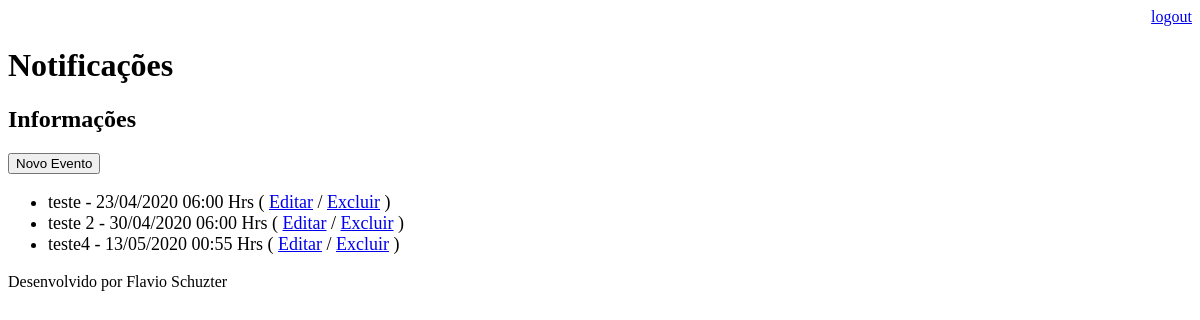
/informacoes/ (signed in), run on an earlier commit of the app's database.
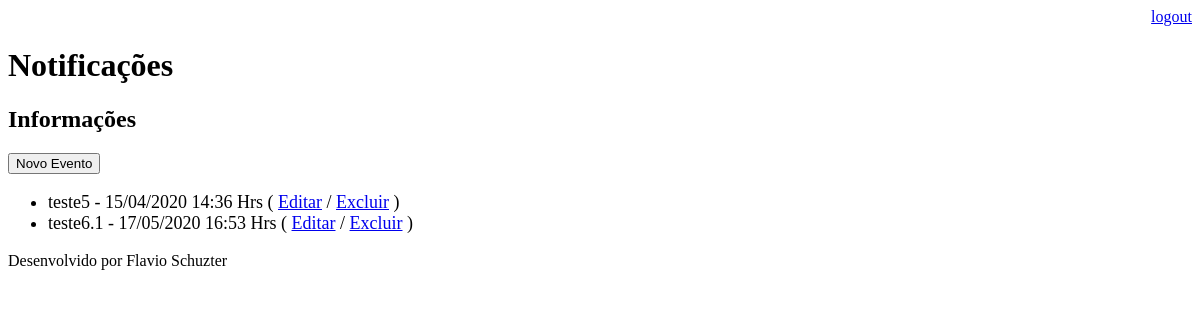
And on a later commit of the database.
### core/models.py (models this page shows, shortened)
class Evento(models.Model):
    titulo = models.CharField(max_length=100)
    descricao = models.TextField(blank=True,null=True)
    data_evento = models.DateTimeField(verbose_name='Data do Evento')
    data_criacao = models.DateTimeField(auto_now=True, verbose_name='Data de Criação')
    usuario = models.ForeignKey(User, on_delete=models.CASCADE)
    class Meta:
        db_table = 'evento'
    def get_data_evento(self):
        return self.data_evento.strftime('%d/%m/%Y %H:%M Hrs')
    def get_evento_atrasado(self):
        if self.data_evento < datetime.now():
            return True
        else:
            return False

### core/views.py (the view)
# urls.py: path('informacoes/', views.lista_eventos),
@login_required(login_url='/login/')
def lista_eventos(request):
    usuario = request.user
    data_atual = datetime.now() - timedelta(hours=1)
    evento = Evento.objects.filter(usuario=usuario,
                                   data_evento__gt=data_atual)
    dados = {'evento':evento}
    return render(request, 'Informacoes.html', dados)

### Template/Informacoes.html
{% extends "model-page.html" %}
{% block content %}
    <h2>Informações</h2>
    <a href="evento/">
        <button type="button">Novo Evento</button>
    </a>
    <ul style="font-size: 18px">
        {% for evento in evento %}
            <li>
                <div style={% if evento.get_evento_atrasado %}
                                "color.red"
                                {%endif%}>
                    {{ evento.titulo}} - {{evento.get_data_evento}}
                    ( <a href="evento/?id={{evento.id}}">Editar</a>
                    / <a href="evento/delete/{{ evento.id}}/">Excluir</a> )
                </div>
            </li>
        {% endfor %}
    </ul>
{% endblock %}

### Template/model-page.html
<!DOCTYPE html>
<html lang="en">
<head>
   {% include "model-header.html" %}
</head>
<body>
    {% block content%} {% endblock%}
    {% include "model-footer.html" %}
</body>
</html>

### Template/model-header.html (shortened to what this page needs)
    <div align="right">
        <a href="/logout">logout</a>
    </div>
    <h1>Notificações</h1>

### Template/model-footer.html
<p>Desenvolvido por Flavio Schuzter</p>

What changed in the data, as far as the page shows it:
removed Evento: titulo "teste", get_data_evento "23/04/2020 06:00 Hrs"
removed Evento: titulo "teste 2", get_data_evento "30/04/2020 06:00 Hrs"
removed Evento: titulo "teste4", get_data_evento "13/05/2020 00:55 Hrs"
added Evento: titulo "teste5", get_data_evento "15/04/2020 14:36 Hrs"
added Evento: titulo "teste6.1", get_data_evento "17/05/2020 16:53 Hrs"
